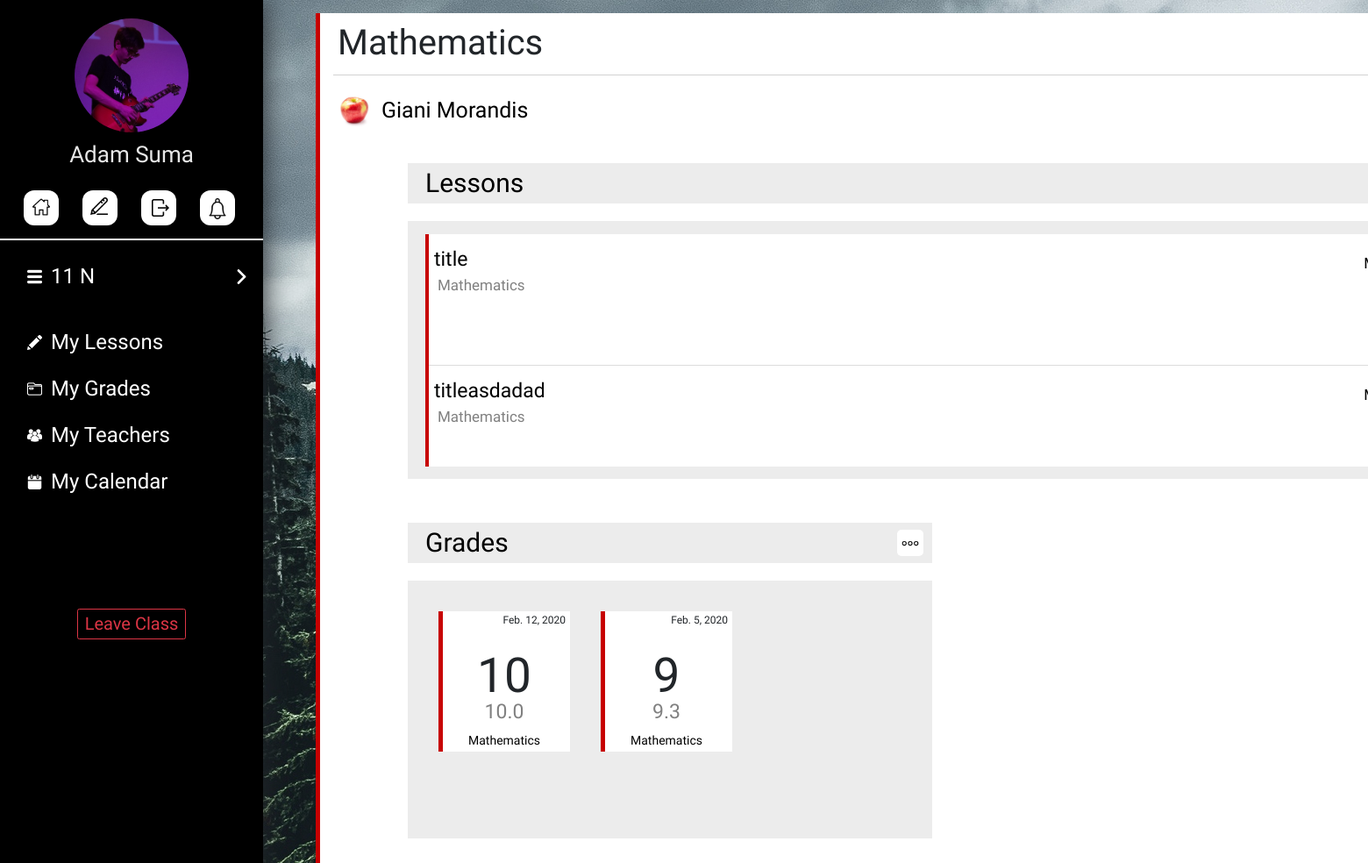
/welcome/student/6/ (signed in), run on an earlier commit of the app's database.
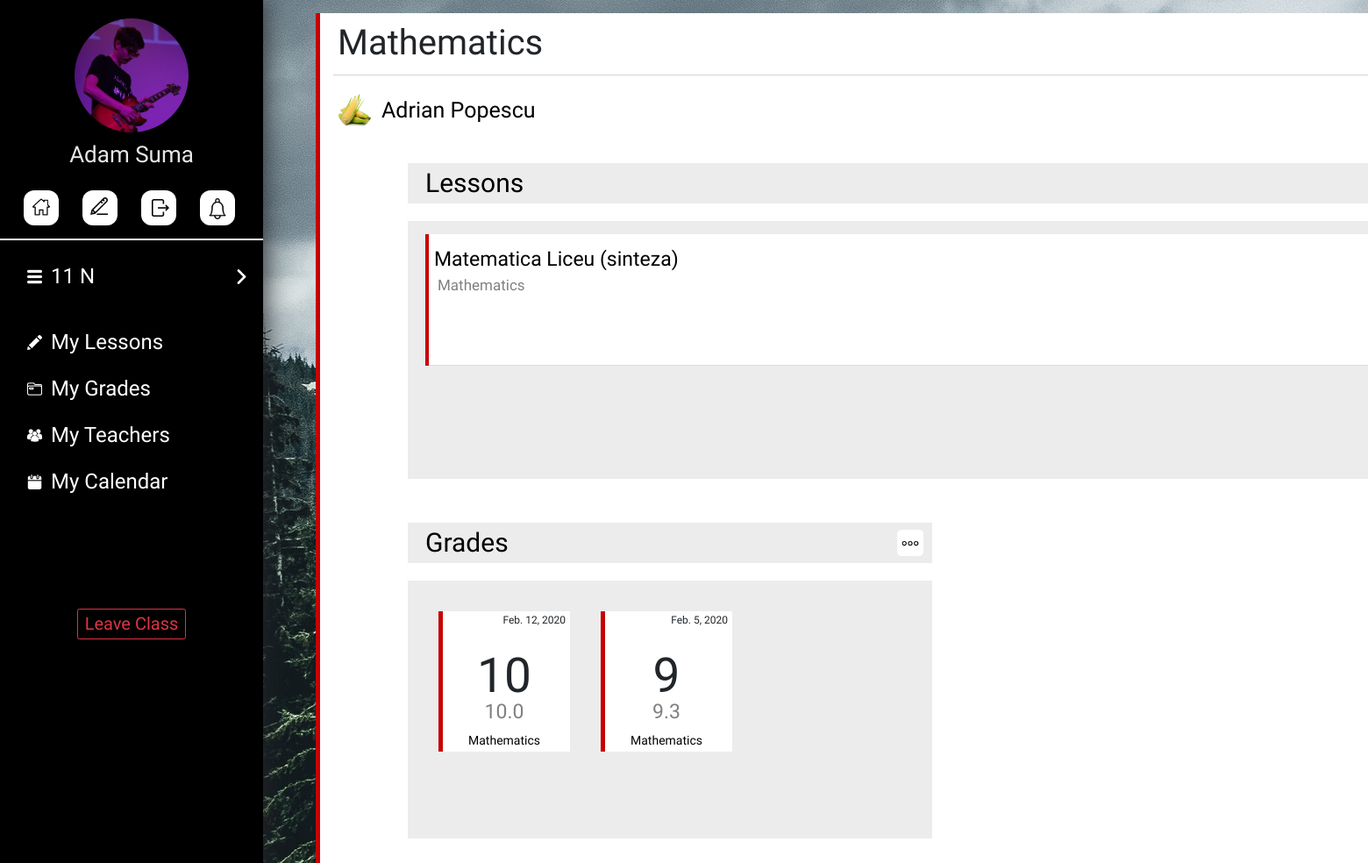
And on a later commit of the database.
### account/models.py (models this page shows, shortened)
class Userprofile(models.Model):
    TYPE_CHOICES = (
        ('student', 'Student'),
        ('teacher', 'Teacher')
    )
    user = models.OneToOneField(User, on_delete=models.CASCADE)
    user_type = models.CharField(max_length=30, choices=TYPE_CHOICES)
    profile_picture = models.ImageField(upload_to=profile_image_path, blank=True, null=True)
    main_class = models.ForeignKey(MainClass, on_delete=models.SET_NULL, null=True, blank=True)
    id_number = models.IntegerField(blank=True, null=True)
    teaching_subject = models.CharField(max_length=100, blank=False, null=True)
    teaching_certificate = models.FileField(upload_to=certificate_file_path, blank=True, null=True)

class MainClass(models.Model):
    name = models.CharField(max_length=8)
    semester = models.IntegerField(default=1)

class SubClass(models.Model):
    name = models.CharField(max_length=20,blank=False,  null=False)
    subject = models.CharField(max_length=40, blank=True, null=True)
    teacher = models.ForeignKey(Userprofile, on_delete=models.SET_NULL, null=True)
    main_class = models.ForeignKey(MainClass, on_delete=models.CASCADE, null=False)
    color_code = models.CharField(max_length=6, default="C70000")

class Lesson(models.Model):
    title = models.TextField(max_length=100)
    sub_class = models.ForeignKey(SubClass, on_delete=models.CASCADE, null=False)
    text = models.TextField(max_length=1000)
    date_added = models.DateField(auto_now_add=True)
    def pdf_upload_path(self, filename):
        return "lessons/" + self.sub_class.main_class.name + "/" + self.sub_class.name + "/" + filename
    pdf = models.FileField(upload_to=pdf_upload_path, null=True, blank=True)

class Grade(models.Model):
    actual_value = models.FloatField(validators=[MaxValueValidator(10)], null=True, blank=True)
    value = models.IntegerField(validators=[MaxValueValidator(10)])
    is_term_paper = models.BooleanField(default=False)
    student = models.ForeignKey(Userprofile, on_delete=models.CASCADE, null=False)
    sub_class = models.ForeignKey(SubClass, on_delete=models.CASCADE, null=False)
    date_added = models.DateField(default=date.today)

### account/views.py (the view)
# urls.py: url(r'^student/(?P<subclass_id>[0-9]+)/$', views.student_subclass_home, name='student_subclass_home'),
@login_required
def student_subclass_home(request, subclass_id):
    rd = handle_redirect('student', request.user.userprofile.user_type)
    if rd:
        return redirect('account:' + rd)
    template_name = "account/basic/subclass_home.html"
    subclass = SubClass.objects.get(id=subclass_id)
    last_lessons = subclass.lesson_set.all().order_by("-date_added")[0:6]
    last_grades = request.user.userprofile.grade_set.filter(sub_class=subclass).order_by("-date_added")[0:6]
    return render(request, template_name, context={'last_lessons': last_lessons, "last_grades": last_grades, "sub_class": subclass})

### account/views.py (called while the page is built)
def handle_redirect(view_type, user_type):
    if view_type != user_type:
        if user_type == "student":
            return 'student_home'
        elif user_type == "teacher":
            return 'teacher_home'

### account/templates/account/basic/subclass_home.html (shortened to what this page needs)
{% extends 'account/base.html' %}
{% block body %}
<div style="margin-left:33rem;float:left;overflow:hidden">
    <div class="lesson-maindiv" style="border-left: 0.5rem solid #{{sub_class.color_code}}; height:100rem;">
        <h1 class="lesson-title-detail">{{sub_class.name}}</h2>
        <div style="height:0.1rem; width:97%; background-color:#D2D2D2; margin-top:7rem; margin-left:1.5rem;"></div>
        {% if sub_class.teacher.profile_picture %}
        <img src="{{sub_class.teacher.profile_picture.url}}" style="width:4rem; height:4rem; border-radius:2rem;float:left; margin-top:2rem; margin-left:2rem;"/>
        {% else %}
        <img src="/media/extra/user.png" style="width:3rem; height:3rem;float:left; margin-top:2.5rem; margin-left:2rem;"/>
        {% endif %}
        <h1 class="lesson-subtitle" style="float:left;margin-left:1rem; margin-top:2.5rem;font-size:25px;margin-bottom:-500rem;color:black;">{{sub_class.teacher.user.first_name}} {{sub_class.teacher.user.last_name}}</h1>
        <div style="width:85%; height:36rem; background-color: #ECECEC; margin-left:10rem; margin-top:10rem;">
            <br>
            <h1 style="color:black; margin-top:-1rem;font-size:30px; margin-left:2rem;font-family: 'Open Sans', sans-serif;">Lessons</h1>
            <div style="width:100%; height:30.5rem; margin-top:0rem; border-top: solid 2rem white;">
                <br>
                <div style="overflow-x:hidden; overflow-y: auto;height:26.5rem;">
                    {% for lesson in last_lessons %}
                    <a href="{% url 'account:student_lesson' sub_class.id lesson.id%}" style="color:black;">
                    <div class="list-card" style="border-bottom: 0.1rem solid #DCDCDC; width:95%; margin-left:2rem;">
                        <div style="background-color:#{{sub_class.color_code}}; width:0.4rem; height:15rem;float:left;"></div>
                        <h1 class="lesson-title">{{lesson.title}}</h1>
                        <h1 class="lesson-subtitle">{{lesson.sub_class.name}}</h1>
                        <h1 class="lesson-subtitle" style="float:right; margin-right:2rem; margin-top:-2.5rem; color:black;">{{lesson.date_added}}</h1>
                    </div>
                    <div style="height:0.1rem; width:140rem;float:left;margin-bottom:-0.1rem;"></div>
                    </a>
                    {% endfor %}
                </div>
            </div>
        </div>
        <div style="width:40%; height:36rem; background-color: #ECECEC; margin-left:10rem; margin-top:5rem;">
            <br>
            <h1 style="color:black; margin-top:-1rem;font-size:30px; margin-left:2rem;font-family: 'Open Sans', sans-serif;">Grades</h1>
            <a href="{% url 'account:student_grades' sub_class.id %}">
                <div class='home-sidebar-button' style="border-radius:0.5rem;margin-top:-3.8rem;margin-right:1rem;float:right;width:3rem; height:3rem;" title="More">
                    <img src="/media/extra/more.png" style="width: 2rem; height:2rem; margin-top:20%; margin-left:17%;" />
                </div>
            </a>
            <div style="width:100%; height:30.5rem; margin-top:0rem; border-top: solid 2rem white;">
                <br>
                <div style="overflow-x:hidden; overflow-y: auto;height:26.5rem;">
                    {% for grade in last_grades %}
                    <div class="grade-container-subclass-home" style="border-left: 0.5rem solid #{{ grade.sub_class.color_code}}">
                    <h1 class="grade-date">{{grade.date_added}}</h1>
                    <center>
                    {% if grade.is_term_paper %}
                    <h1 class="grade-value" style="font-size:55px;color:red;">{{grade.value}}</h1>
                    {% else %}
                    <h1 class="grade-value" style="font-size:55px;">{{grade.value}}</h1>
                    {% endif %}
                    <h1 class="grade-value" style="font-size: 23px; color: grey; margin-top:-1rem;" title="Actual Grade">{{grade.actual_value}}</h1>
                    <h1 class="grade-value" style="font-size: 14px; color: black; margin-top:1rem; font-family:'Source Sans Pro', sans serif;">{{grade.sub_class.name}}</h1>
                    </center>
                    </div>
                    {% endfor %}
                </div>
            </div>
        </div>
    </div>
</div>
{% endblock %}

### account/templates/account/base.html (shortened to what this page needs)
<!DOCTYPE html>
<html>
<head>
	{% load static %}
		<link rel="stylesheet" href="https://maxcdn.bootstrapcdn.com/bootstrap/3.3.6/css/bootstrap.min.css" />
        <link rel="stylesheet" href="https://stackpath.bootstrapcdn.com/bootstrap/4.1.3/css/bootstrap.min.css">
		<link rel="stylesheet" type="text/css" href="{% static 'account/style.css' %}" />
<head>
<body>
    {% if user.is_authenticated %}
    <div class="sidenav" id="sidenav">
    <center>
        {% if user.userprofile.profile_picture %}
            <img src="{{user.userprofile.profile_picture.url}}" style="width: 13rem; height:13rem; border-radius: 50%; margin-top:7%;" />
        {% else %}
            <img src="/media/extra/Steach_logo.png" style="width: 100%; float:left; margin-left:-2%;" />
            {% endif %}
            <h1 class='welcome-text' style="margin-top: 1rem; font-size:260%">{{user.first_name}} {{user.last_name}}</h1>
            <a href="{% url 'account:student_home' %}">
                <div class='home-sidebar-button' title="Home">
                    <img src="/media/extra/home.png" style="width: 2rem; height:2rem; margin-top:22%; margin-left:2%;" />
                </div>
            </a>
            <a href="{% url 'account:edit_student_profile'%}">
            <div class='home-sidebar-button' title="Edit Profile">
                <img src="/media/extra/pencil_black.png" style="width: 2rem; height:2rem; margin-top:20%; margin-left:-5%;" />
            </div>
            </a>
            <a href="{% url 'account:logout' %}">
            <div class='home-sidebar-button' title="Logout">
                <img src="/media/extra/exit.png" style="width: 2rem; height:2rem; margin-top:25%; margin-left: 10%;" />
            </div>
            </a>
            <a href="#">
                <div class='home-sidebar-button' style="" title="Notfications">
                    <img src="/media/extra/notification.png" style="width: 2.4rem; height:2.4rem; margin-top:22%; margin-left:2%;" />
                </div>
            </a>
            </center>
            <br>
            <div style="width:100%; height:0.2rem; background-color:white; float:left; margin-top:1.5rem;"></div>
            {% if not user.userprofile.main_class %}
                <a href="{% url 'account:student_join_request' %}">
                <div class="join-class-button"><h1 class="welcome-text" style="color: black; margin-top: 0.7rem;">Join a Class</h1></div>
                </a>
            {% else %}
            <br><br><br><br><br>
            <button class="mainclass-button" id="mainclass-home" onclick="show_hide()">
                <img src="/media/extra/menu.png" style="width:17px; height:17px;float:left; margin-left:2rem;margin-top:1.1rem;"/>
                <h1 class="sidenav-element" id="sidenav-mainclass">{{user.userprofile.main_class.name}}</h1>
                <img class="arrow-right" src="/media/extra/right-arrow.png" style="width:17px; height:17px;float:right;margin-top:1.1rem;"/>
            </button>
            <br><br><br><br><br>
            <a href="{% url 'account:student_lessons' 0 %}">
                <button class="mainclass-button" style="border-radius: 5px 5px 5px 5px;">
                    <img src="/media/extra/test2.png" style="width:17px; height:17px;float:left; margin-left:2rem;margin-top:1.1rem;"/>
                    <h1 class="sidenav-element" id="sidenav-mainclass">My Lessons</h1>
                </button>
            </a>
            <a href="{% url 'account:student_grades' 0 %}">
                <button class="mainclass-button" style="border-radius: 5px 5px 5px 5px;">
                    <img src="/media/extra/folder.png" style="width:17px; height:17px;float:left; margin-left:2rem;margin-top:1.1rem;"/>
                    <h1 class="sidenav-element" id="sidenav-mainclass">My Grades</h1>
                </button>
            </a>
            <button class="mainclass-button" style="border-radius: 5px 5px 5px 5px;">
                <img src="/media/extra/teachers.png" style="width:17px; height:17px;float:left; margin-left:2rem;margin-top:1.1rem;"/>
                <h1 class="sidenav-element" id="sidenav-mainclass">My Teachers</h1>
            </button>
            <a href="{% url 'account:student_calendar' 0 0 %}">
            <button class="mainclass-button" style="border-radius: 5px 5px 5px 5px;">
                <img src="/media/extra/calendar.png" style="width:17px; height:17px;float:left; margin-left:2rem;margin-top:1.1rem;"/>
                <h1 class="sidenav-element" id="sidenav-mainclass">My Calendar</h1>
            </button>
            </a>
            <center><button class="btn btn-outline-danger" style="height:3.5rem;margin-top:12rem;"><h1 style="font-size:20px;font-family: 'Raleway', sans-serif;">Leave Class</h1></buttton></center>
        {% endif %}
    </div>
    {% endif %}
    <div class="main-div" id="main">
    {% block body %}
    {% endblock %}
    </div>
</body>
</html>

### account/static/account/style.css (style rules this page uses)
body { background-image: url(bg-forest.jpg); background-attachment: fixed; }
.main-div { opacity: 0; transition: opacity 0.4s; }
.welcome-text { margin-top: 0rem; font-family: 'Raleway', sans-serif; font-size: 35px; color: #E7E7E7; }
.sidenav { position: fixed; height: 100%; width: 30rem; float: left; background-color: black; box-shadow: 1px 1px 30px; overflow-y: scroll; }
.home-sidebar-button { width: 4rem; height: 4rem; border-radius: 30%; background-color: white; float: left; margin-left: 9%; margin-top: 2rem; transition: background-color 0.2s; }
.mainclass-button { float: left; margin-left: 0.5rem; margin-top: 0.3rem; background-color: black; border: None; border-radius: 5px 5px 0px 0px; outline: none; color: white; width: 95%; height: 5rem; transition: background-color 0.2s; }
.sidenav-element { margin-left: 1rem; margin-right: 5rem; float: left; font-family: 'Source Sans Pro', sans-serif; font-size: 24px; margin-top: 0.5rem; }
.arrow-right { display: block; transition: display 0.2s; }
.list-card { height: 15rem; width: 140rem; float: left; background-color: white; transition: background-color 0.2s; }
.lesson-title { font-family: 'Source Sans Pro', sans-serif; font-size: 23px; margin-top: 1.5rem; margin-left: 1rem; }
.lesson-subtitle { font-family: 'Source Sans Pro', sans-serif; font-size: 17px; color: grey; float: left; margin-left: 1rem; }
.lesson-maindiv { width: 150rem; background-color: white; border-radius: 0px 10px 10px 0px; margin-top: 1.5rem; margin-left: 3rem; overflow: hidden }
.lesson-title-detail { font-size: 40px; font-family: 'Source Sans Pro', sans-serif; float: left; margin-top: 1rem; margin-left: 2rem; }
.grade-container-subclass-home { width: 15rem; height: 16rem; background-color: white; float: left; margin-left: 3.5rem; margin-top: 2rem; margin-bottom: 1rem; transition: background-color 0.2s; }
.grade-date { font-size: 12px; font-family: 'Source Sans Pro', sans-serif; float: right; margin-right: 0.5rem; margin-top: 0.3rem; }
.grade-value { margin-top: 4rem; font-family: 'Open Sans', sans-serif; font-size: 70px; margin-left: -0.5rem; }

What changed in the data, as far as the page shows it:
removed Lesson: title "title", sub_class.name "Mathematics"
removed Lesson: title "titleasdadad", sub_class.name "Mathematics"
changed SubClass "Mathematics": teacher.profile_picture: a different picture; teacher.user.first_name "Giani" → "Adrian"; teacher.user.last_name "Morandis" → "Popescu"
now on this page (row unchanged): Lesson: title "Matematica Liceu (sinteza)", sub_class.name "Mathematics"
